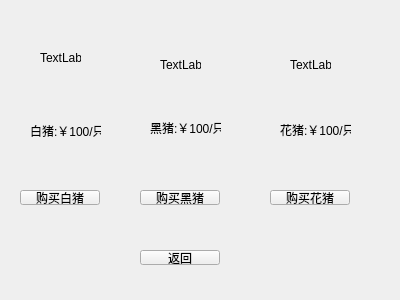
<?xml version="1.0" encoding="UTF-8"?>
<ui version="4.0">
 <class>shop</class>
 <widget class="QWidget" name="shop">
  <property name="geometry">
   <rect>
    <x>0</x>
    <y>0</y>
    <width>400</width>
    <height>300</height>
   </rect>
  </property>
  <property name="windowTitle">
   <string>Form</string>
  </property>
  <widget class="QLabel" name="lblWhitPig">
   <property name="geometry">
    <rect>
     <x>40</x>
     <y>50</y>
     <width>41</width>
     <height>16</height>
    </rect>
   </property>
   <property name="text">
    <string>TextLabel</string>
   </property>
  </widget>
  <widget class="QLabel" name="labelWhiteIntroduction">
   <property name="geometry">
    <rect>
     <x>30</x>
     <y>120</y>
     <width>71</width>
     <height>21</height>
    </rect>
   </property>
   <property name="text">
    <string>白猪:￥100/只</string>
   </property>
  </widget>
  <widget class="QLabel" name="lblBlackPig">
   <property name="geometry">
    <rect>
     <x>160</x>
     <y>60</y>
     <width>41</width>
     <height>9</height>
    </rect>
   </property>
   <property name="text">
    <string>TextLabel</string>
   </property>
  </widget>
  <widget class="QLabel" name="labelBlackIntroduction">
   <property name="geometry">
    <rect>
     <x>150</x>
     <y>120</y>
     <width>71</width>
     <height>16</height>
    </rect>
   </property>
   <property name="text">
    <string>黑猪:￥100/只</string>
   </property>
  </widget>
  <widget class="QLabel" name="lblHuaZhu">
   <property name="geometry">
    <rect>
     <x>290</x>
     <y>60</y>
     <width>41</width>
     <height>9</height>
    </rect>
   </property>
   <property name="text">
    <string>TextLabel</string>
   </property>
  </widget>
  <widget class="QLabel" name="labelHuaZhuIntroduction">
   <property name="geometry">
    <rect>
     <x>280</x>
     <y>120</y>
     <width>71</width>
     <height>20</height>
    </rect>
   </property>
   <property name="text">
    <string>花猪:￥100/只</string>
   </property>
  </widget>
  <widget class="QPushButton" name="btnWhiteBuy">
   <property name="geometry">
    <rect>
     <x>20</x>
     <y>190</y>
     <width>80</width>
     <height>15</height>
    </rect>
   </property>
   <property name="text">
    <string>购买白猪</string>
   </property>
  </widget>
  <widget class="QPushButton" name="btnBlackBuy">
   <property name="geometry">
    <rect>
     <x>140</x>
     <y>190</y>
     <width>80</width>
     <height>15</height>
    </rect>
   </property>
   <property name="text">
    <string>购买黑猪</string>
   </property>
  </widget>
  <widget class="QPushButton" name="btnHuaBuy">
   <property name="geometry">
    <rect>
     <x>270</x>
     <y>190</y>
     <width>80</width>
     <height>15</height>
    </rect>
   </property>
   <property name="text">
    <string>购买花猪</string>
   </property>
  </widget>
  <widget class="QPushButton" name="btnExit">
   <property name="geometry">
    <rect>
     <x>140</x>
     <y>250</y>
     <width>80</width>
     <height>15</height>
    </rect>
   </property>
   <property name="text">
    <string>返回</string>
   </property>
  </widget>
 </widget>
 <resources/>
 <connections/>
</ui>
